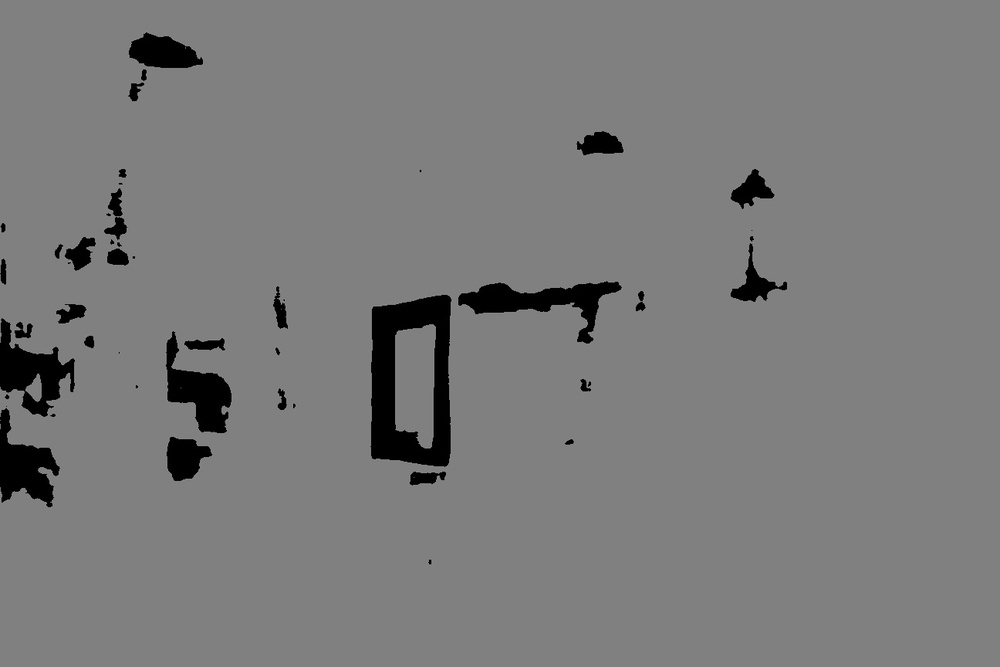
#> input picture object_segmentation_pipelines/Enet/for_Alberto/0115.jpg, 1000 x 667 px, shrunk from 1296 x 864 before the run, found by its file name; its folder holds 6 pictures in this run
$ jupyter execute --allow-errors Test-model-ouput.ipynb
#> lines starting #> are read from the running program, lines starting #| are printed output that depends on the picture; after the words box and inside, x2 and y2 are one past the last pixel; in counts of white or black regions, pixels touching at a corner belong together
Using as the input the output of the detection pipeline as a mask to process and output 4 corners of the flayble area

[cell 1]
from matplotlib import pyplot as plt
import imutils
import numpy as np
import cv2


output_folder_path='/Users/alberto/Documents/AlphaPilot/AlphaPilot_test2/object_segmentation_pipelines/Enet/for_Alberto/'
# [5 lines of commented-out code are left out]
output_image_test=output_folder_path+'0115.jpg'

# img = cv2.imread('images/mask.jpg')
img_original = cv2.imread(output_image_test)
#> img_original is the input picture: shape (667, 1000, 3); min 0, max 157, mean 122.2

img_gray = cv2.cvtColor(img_original, cv2.COLOR_BGR2GRAY)
img_blur =  cv2.GaussianBlur(img_gray, (5, 5), 0)

#th1 = cv2.threshold(mask_gray,127,255,cv2.THRESH_BINARY)[1]
img_bw = cv2.threshold(img_blur,50,255,cv2.THRESH_BINARY)[1]
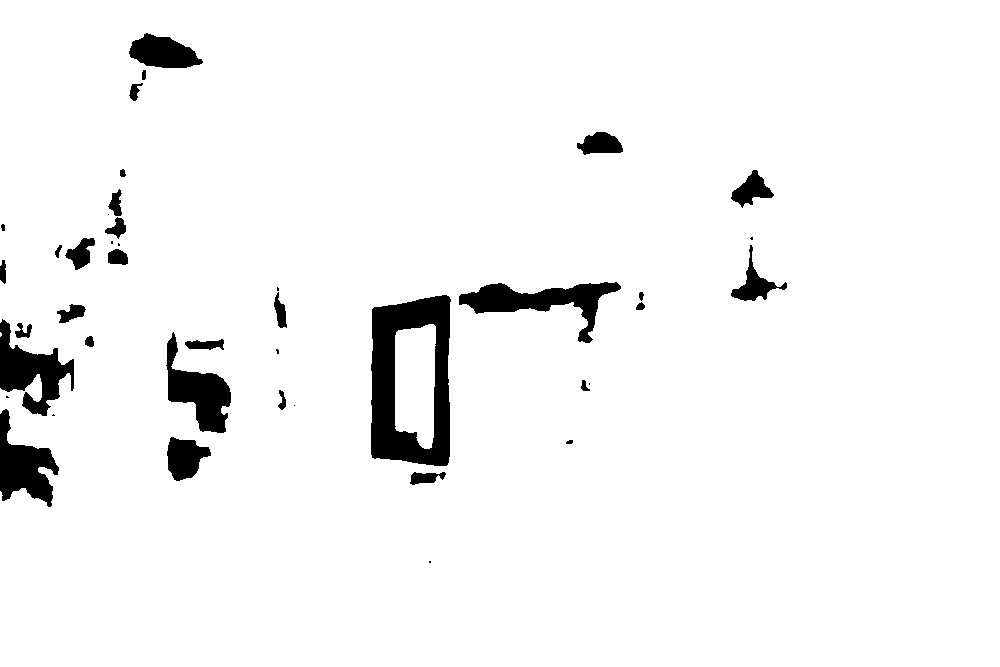
#> img_bw: shape (667, 1000); 95.6% white; 42 black regions (11 under 20 px), largest, box (x1, y1, x2, y2) and area: (371, 295, 451, 466) 8096, (459, 282, 621, 343) 3417, (0, 319, 74, 416) 3181


result = cv2.cvtColor(img_bw, cv2.COLOR_GRAY2RGB)
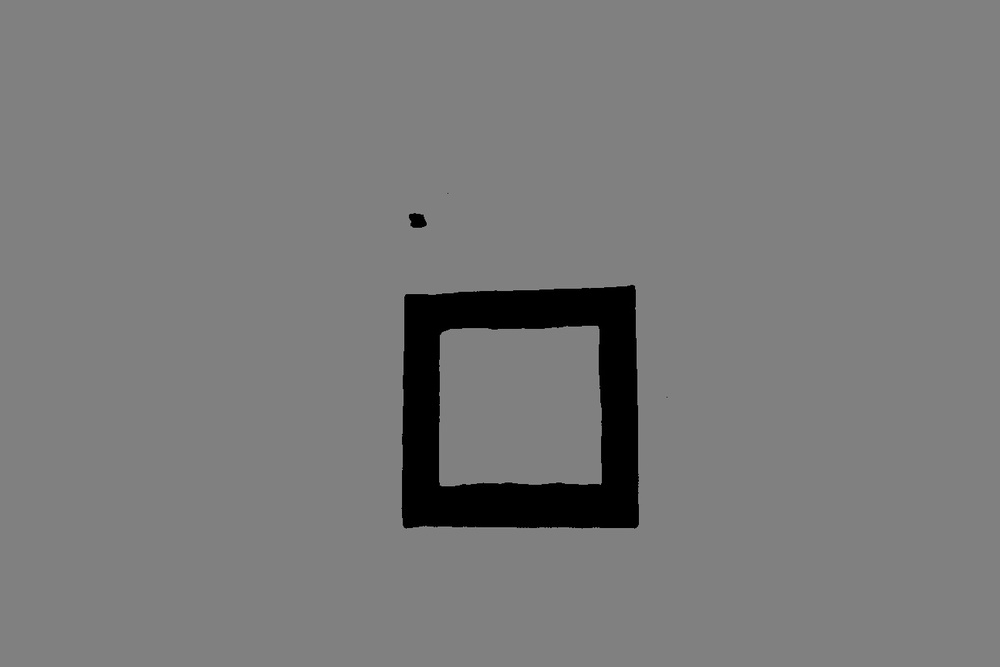
#> input picture object_segmentation_pipelines/Enet/for_Alberto/0024.jpg, 1000 x 667 px, shrunk from 1296 x 864 before the run, found by its file name
#> in process_img_path, img_original is the input picture: shape (667, 1000, 3); min 0, max 148, mean 122.1
plt.imshow(result)
plt.title('Mask input')
plt.show()

## Shape and Corner Detection

### Refs
https://www.pyimagesearch.com/2016/02/08/opencv-shape-detection/
https://docs.opencv.org/3.1.0/dd/d49/tutorial_py_contour_features.html
https://stackoverflow.com/questions/50984205/how-to-find-corners-points-of-a-shape-in-an-image-in-opencv

[cell 2]
img_result = img_original.copy()

results = []

#> (the rest of this cell did not finish here and is left out)

[cell 3]
def draw_points_array(image, points):
    for i in range(0, len(points)):
        cv2.circle(image, (int(points[i,0]), int(points[i,1])), 10, (255,0,0), 7)
    return image

def get_inner_area_corners_from_results(results):
    assert len(results)<3, 'I got more than 2 shapes for a gate...'
    if len(results) == 1:
        inner_shape = results[0]
    else:
        inner_shape = None
        if results[0]['area'] > results[1]['area']:
            inner_shape = results[1]
        else:
            inner_shape = results[0]
    corners = inner_shape['corners'][1:]
    return corners

#> (the rest of this cell did not finish here and is left out)

## Corner estimator class

[cell 4]
from matplotlib import pyplot as plt
import json
#from Corners import Corners

output_folder_path='/Users/alberto/Documents/AlphaPilot/AlphaPilot_test2/object_segmentation_pipelines/Enet/for_Alberto/'
output_image_test=output_folder_path+'0024.jpg'

class Estimator():

    def __init__(self):
        pass

    def preprocess_img(self, img_original):
        img_gray = cv2.cvtColor(img_original, cv2.COLOR_BGR2GRAY)
        img_blur =  cv2.GaussianBlur(img_gray, (5, 5), 0)
        img_bw = cv2.threshold(img_blur,50,255,cv2.THRESH_BINARY)[1]
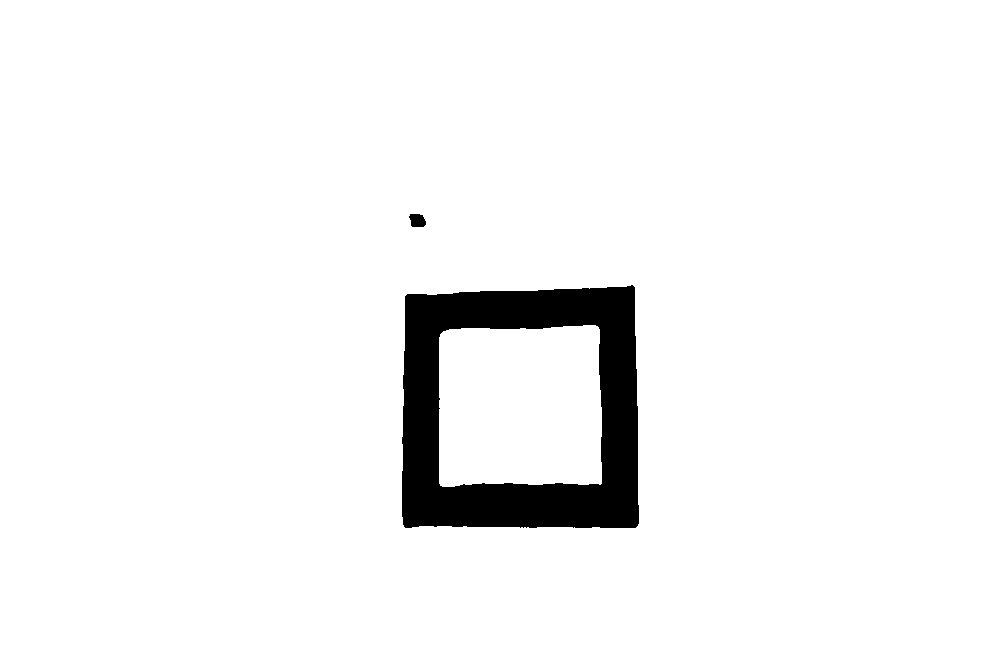
#> img_bw: shape (667, 1000); 95.5% white; 2 black regions

        return img_bw


    def find_shapes(self, img_bw, img_original):

        img_result = img_original.copy()
        results = []

        height, width = img_bw.shape[:2]
#> height = 667; width = 1000

        _min_pixels_size = 60 # 100
        _max_pixels_size = height * 0.95

        #cnts = cv2.findContours(th1.copy(), cv2.RETR_EXTERNAL, cv2.CHAIN_APPROX_SIMPLE)
        cnts = cv2.findContours(img_bw, cv2.RETR_LIST, cv2.CHAIN_APPROX_SIMPLE)
#> cnts = 4 contours; box (x1, y1, x2, y2) and area: (0, 0, 1000, 667) 665334, (401, 284, 640, 529) 55711, (439, 325, 602, 487) 24982, (408, 213, 427, 228) 205
        cnts = imutils.grab_contours(cnts)

        for index,c in enumerate(cnts):

            # Perform shape approximation
            epsilon = 0.1*cv2.arcLength(c,True) #0.04
            approx = cv2.approxPolyDP(c, epsilon, True)

            # 4 sides?
            if (len(approx)==4):

                cv2.drawContours(img_result, [c], -1, (0, 255, 0), 5)

                (x, y, w, h) = cv2.boundingRect(approx)
                if (w>=_min_pixels_size and h>=_min_pixels_size) and (w<_max_pixels_size and h<_max_pixels_size):

                    result = {}

                    area = w * h
                    result['area'] = area

                    print('Shape:',index,'Area', area,'x, y, w, h, corners:',x, y, w, h, len(c))


                    M = cv2.moments(c)
                    cx = int(M['m10']/M['m00'])
                    cy = int(M['m01']/M['m00'])

                    result['centroid'] = (cx, cy)

                    # create mask for edge detection
                    gray = np.float32(th1)
                    mask = np.zeros(gray.shape, dtype="uint8")
                    cv2.fillPoly(mask, [approx], (255,255,255))

                    dst = cv2.cornerHarris(mask,5,3,0.04)
                    ret, dst = cv2.threshold(dst,0.1*dst.max(),255,0)
                    dst = np.uint8(dst)
                    ret, labels, stats, centroids = cv2.connectedComponentsWithStats(dst)
                    criteria = (cv2.TERM_CRITERIA_EPS + cv2.TERM_CRITERIA_MAX_ITER, 100, 0.001)
                    corners = cv2.cornerSubPix(gray,np.float32(centroids),(5,5),(-1,-1),criteria)

                    result['corners'] = corners

                    results.append(result)

                    # Draw circles
                    for i in range(1, len(corners)):
                        #print(corners[i,0])
                        cv2.circle(img_result, (int(corners[i,0]), int(corners[i,1])), 10, (255,0,0), 7)
#> this loop made 1 pass
#> (epsilon, approx, x, y, w, h, area, cx) on pass 1: (64.51, [[597, 326], [440, 334], [440, 485], [601, 483]], 440, 326, 162, 160, 25920, 519)
#| Shape: 0 Area 25920 x, y, w, h, corners: 440 326 162 160 88
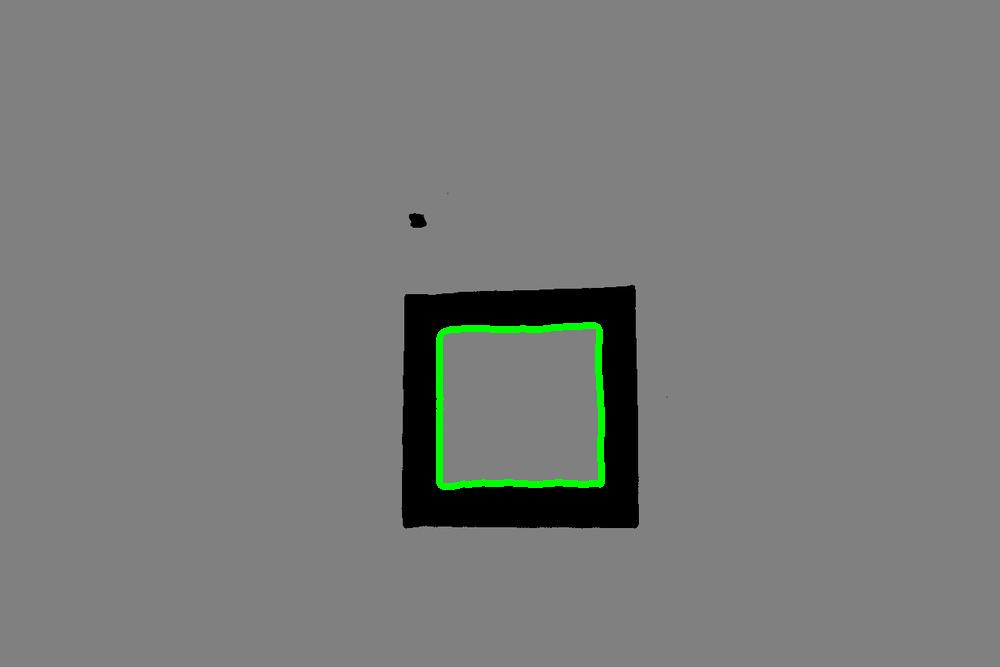
#> img_result: shape (667, 1000, 3); 0.66% of pixels changed, all inside (x1, y1, x2, y2) = (436, 322, 605, 490)
#> after the loop, results = []

                    #print(corners)

        return results, img_result

    def draw_points_array(image, points):
        for i in range(0, len(points)):
            cv2.circle(image, (int(points[i,0]), int(points[i,1])), 10, (255,0,0), 7)
        return image

    def get_inner_area_corners_from_results(self, results):
        try:
            assert len(results)<3
        except:
            print('*** I got more than 2 shapes for a gate...', len(results))

        try:
            assert len(results)>0
        except:
            print("*** I got no shapes!")
            return None

        if len(results) == 1:
            inner_shape = results[0]
        else:
            inner_shape = None
            if results[0]['area'] > results[1]['area']:
                inner_shape = results[1]
            else:
                inner_shape = results[0]
        corners = inner_shape['corners'][1:]
        return corners


    def process_img_path(self, img_path):
        img_original = cv2.imread(img_path)
        img_bw = self.preprocess_img(img_original)
        results, img_shapes = self.find_shapes(img_bw, img_original)
        corners = self.get_inner_area_corners_from_results(results)

        if corners is not None:
            img_solution = draw_points_array(img_original.copy(), corners)
        else:
            print('** No solution for:',img_path)
            return None, img_shapes

        return corners, img_solution


estimator = Estimator()
# single image
#> (the rest of this cell did not finish here and is left out)
